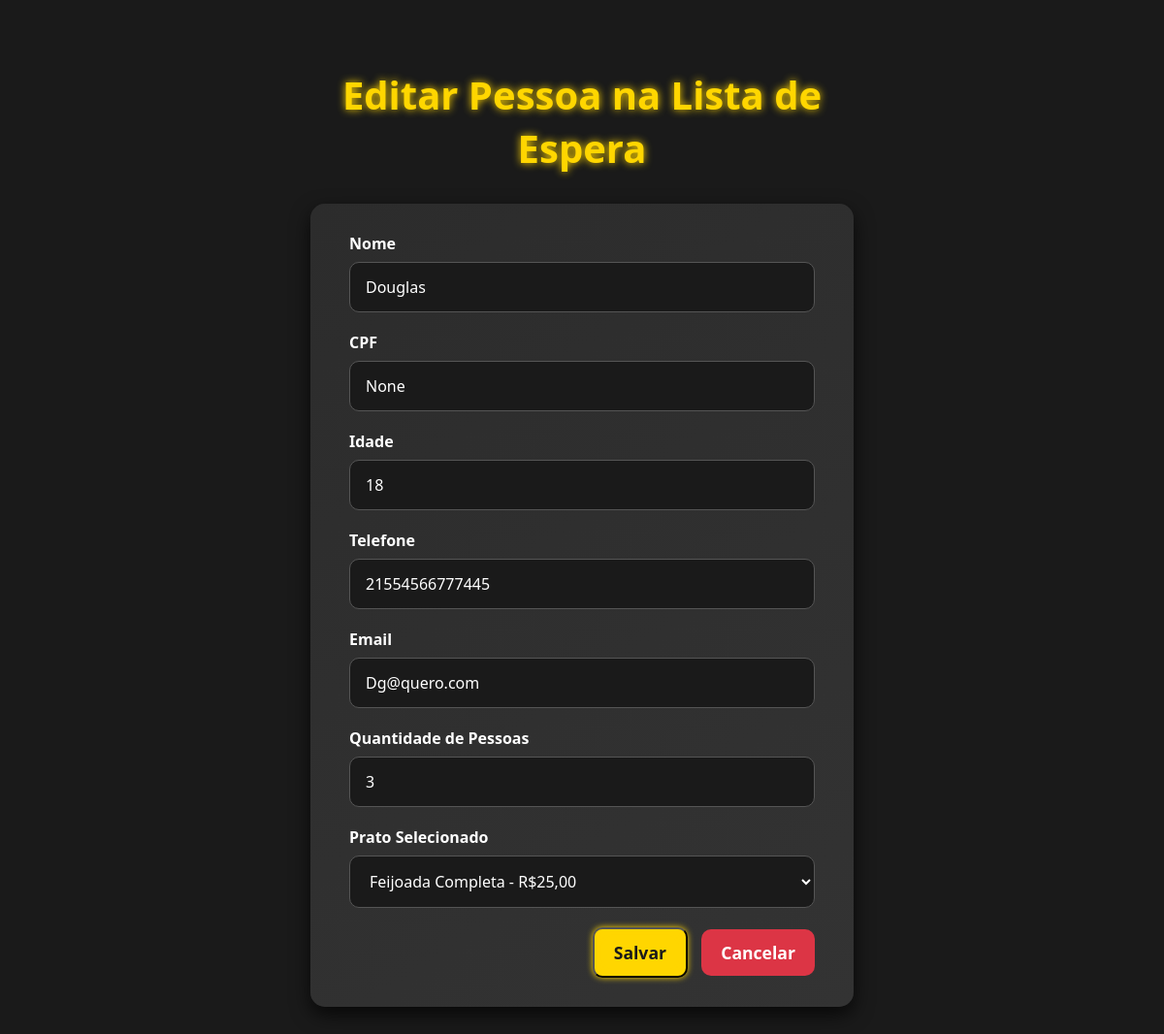
The page /editar/1/ (signed in) on the database its author committed.
### crud/models.py (models this page shows, shortened)
class Pessoa(models.Model):
    nome = models.CharField(max_length=30)
    idade = models.PositiveIntegerField()
    telefone = models.CharField(max_length=11)
    email = models.EmailField(max_length=80)
    qtd_pessoas = models.PositiveIntegerField()
    cpf = models.CharField(
        max_length=14,
        unique=True,  # ✅ CPF continua único e totalmente integrado ao admin
        blank=True,
        null=True
    )
    prato_selecionado = models.CharField(  # ✅ campo adicionado
        max_length=255,
        blank=True,
        null=True
    )

### crud/views.py (the view, shortened to what this page needs)
# urls.py: path('editar/<int:pessoa_id>/', editar_pessoa, name='editar'),
@login_required(login_url='login')
@never_cache
def editar_pessoa(request, pessoa_id):
    pessoa = Pessoa.objects.get(id=pessoa_id)
    return render(request, 'editar_pessoa.html', {'pessoa': pessoa})

### crud/templates/editar_pessoa.html (shortened to what this page needs)
<!DOCTYPE html>
<html lang="pt-br">
<head>
</head>
<body>
<div class="container">
    <h1>Editar Pessoa na Lista de Espera</h1>
    <form method="POST">
        <label for="nome">Nome</label>
        <input type="text" name="nome" id="nome" value="{{ pessoa.nome }}" required>
        <label for="cpf">CPF</label>
        <input type="text" name="cpf" id="cpf" value="{{ pessoa.cpf }}" required>
        <label for="idade">Idade</label>
        <input type="number" name="idade" id="idade" min="0" value="{{ pessoa.idade }}" required>
        <label for="telefone">Telefone</label>
        <input type="text" name="telefone" id="telefone" value="{{ pessoa.telefone }}" required>
        <label for="email">Email</label>
        <input type="email" name="email" id="email" value="{{ pessoa.email }}" required>
        <label for="qtd_pessoas">Quantidade de Pessoas</label>
        <input type="number" name="qtd_pessoas" id="qtd_pessoas" min="1" value="{{ pessoa.qtd_pessoas }}" required>
        <label for="prato_selecionado">Prato Selecionado</label>
        <select name="prato_selecionado" id="prato_selecionado" required>
            <optgroup label="Pratos do Dia">
                <option value="Feijoada Completa" {% if pessoa.prato_selecionado == "Feijoada Completa" %}selected{% endif %}>Feijoada Completa - R$25,00</option>
            </optgroup>
        </select>
        <div class="form-actions">
            <button type="submit" class="btn btn-primary">Salvar</button>
            <a href="{% url 'lista_espera' %}" class="btn btn-secondary">Cancelar</a>
        </div>
    </form>
</div>
</body>
</html>

### crud/templates/editar_pessoa.html (style rules this page uses)
* { margin: 0; padding: 0; box-sizing: border-box; font-family: 'Segoe UI', Tahoma, Geneva, Verdana, sans-serif; }
body { background: #1a1a1a; color: #ffffff; }
.container { max-width: 600px; margin: 50px auto; padding: 20px; }
h1 { text-align: center; color: #ffd600; font-size: 2.5em; margin-bottom: 30px; text-shadow: 0 0 8px #ffd600; }
form { background: linear-gradient(145deg, #2c2c2c, #333333); padding: 30px 40px; border-radius: 15px; box-shadow: 0 8px 20px rgba(0,0,0,0.7); transition: transform 0.3s ease, box-shadow 0.3s ease; }
label { display: block; margin-bottom: 8px; font-weight: 600; color: #ffffff; }
input, select { width: 100%; padding: 14px 16px; margin-bottom: 20px; border: 1px solid #555555; border-radius: 10px; font-size: 1em; background: #1a1a1a; color: #ffffff; transition: all 0.3s ease; }
.form-actions { text-align: right; }
.btn { display: inline-block; padding: 12px 20px; border-radius: 10px; font-weight: 600; font-size: 1.1em; cursor: pointer; text-decoration: none; text-align: center; transition: all 0.3s ease; margin-left: 10px; }
.btn-primary { background: #ffd600; color: #1a1a1a; box-shadow: 0 0 6px #ffd600, 0 0 12px #ffd600 inset; }
.btn-secondary { background: #dc3545; color: #ffffff; }

### rows shown on the page
Pessoa: nome "Douglas", cpf "None", idade "18", telefone "21554566777445", email "Dg@quero.com", qtd_pessoas "3", prato_selecionado "Feijoada Completa - R$25,00"
